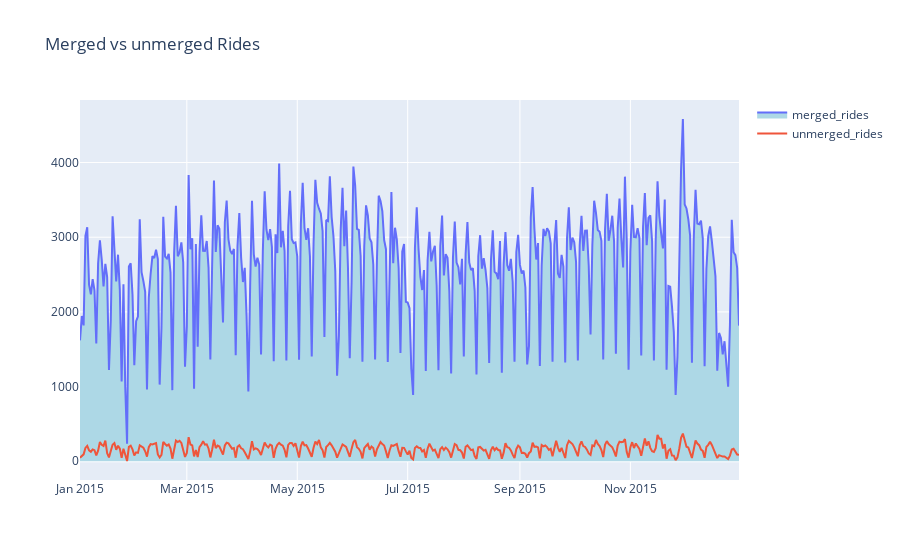

Notebook code cell kept with this figure:
### Code cell
import plotly.graph_objects as go

fig = go.Figure()
fig.add_trace(go.Scatter(x=df['date'], y=df['merged_rides'], mode='lines',
    fillcolor = 'lightblue', fill = 'tozeroy',
    name = "merged_rides"))
fig.add_trace(go.Scatter(x=df['date'], y=df['unmerged_rides'],mode='lines',
    fillcolor = 'salmon',name = "unmerged_rides"))# fill = 'tozeroy'))

fig.update_layout(
    title = "Merged vs unmerged Rides",
)

fig.show()

### Figure 1 — Plotly figure (JSON) as saved in the notebook; plotly's stock layout.template omitted (floating-point values rounded to 4 significant figures; data arrays with more than 128 entries replaced by an {"elided": "..."} marker saying what was removed)
{"data": [{"fill": "tozeroy", "fillcolor": "lightblue", "mode": "lines", "name": "merged_rides", "type": "scatter", "x": {"elided": "365 str values"}, "y": {"elided": "365 int values"}}, {"fillcolor": "salmon", "mode": "lines", "name": "unmerged_rides", "type": "scatter", "x": {"elided": "365 str values"}, "y": {"elided": "365 int values"}}], "layout": {"autosize": true, "title": {"text": "Merged vs unmerged Rides"}, "xaxis": {"autorange": true, "range": ["2015-01-01", "2015-12-31"], "type": "date"}, "yaxis": {"autorange": true, "range": [-251.4, 4837.0], "type": "linear"}}}
